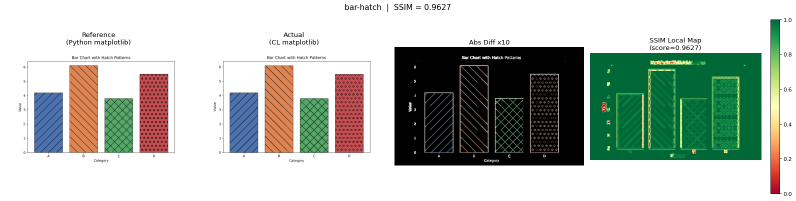
#> input picture docs/comparison_report/png/bar-hatch-comparison.png, 1592 x 401 px (shown at 1/2 size); its folder holds only this picture in this run
$ python compare.py --reference ../docs/comparison_report/png --actual ../docs/comparison_report/png --output out
#> lines starting #> are read from the running program, lines starting #| are printed output that depends on the picture
#!/usr/bin/env python3
"""Visual comparison tool for cl-matplotlib vs Python matplotlib.

Compares reference images against CL-generated images using SSIM,
generates 4-panel comparison sheets and an HTML report with JSON summary.

Supports --format all to run PNG, SVG, and PDF comparisons into a unified
report directory with per-format subdirectories and a root index.html.

Exit code 0 = all pass; non-zero = failures or errors.
"""
import argparse
import json
import os
import sys
import shutil
import subprocess
import tempfile
import multiprocessing
from pathlib import Path

import numpy as np
from PIL import Image
import matplotlib
matplotlib.use('Agg')
import matplotlib.pyplot as plt
from skimage.metrics import structural_similarity


def load_image_rgb(path):
    """Load image, composite alpha on white, return uint8 RGB numpy array."""
    img = Image.open(path)
    if img.mode == 'RGBA':
        bg = Image.new('RGB', img.size, (255, 255, 255))
        bg.paste(img, mask=img.split()[3])
        return np.array(bg)
    return np.array(img.convert('RGB'))


def resize_to_match(img1, img2):
    """Resize smaller image to match larger dimensions. Returns (img1, img2)."""
    if img1.shape == img2.shape:
        return img1, img2
    h = max(img1.shape[0], img2.shape[0])
    w = max(img1.shape[1], img2.shape[1])
    if img1.shape[:2] != (h, w):
        img1 = np.array(Image.fromarray(img1).resize((w, h), Image.LANCZOS))
    if img2.shape[:2] != (h, w):
        img2 = np.array(Image.fromarray(img2).resize((w, h), Image.LANCZOS))
    return img1, img2


def compute_ssim(img1, img2):
    """Compute SSIM between two uint8 RGB arrays. Resizes if shapes differ.

    Returns (ssim_score, warning_message_or_None).
    """
    warning = None
    if img1.shape != img2.shape:
        warning = (
            f"Dimension mismatch: {img1.shape[:2]} vs {img2.shape[:2]}; "
            f"resized smaller to match larger"
        )
        img1, img2 = resize_to_match(img1, img2)
    score = structural_similarity(img1, img2, data_range=255, channel_axis=-1)
    return score, warning


def generate_comparison_sheet(name, ref_arr, act_arr, ssim_score, output_dir):
    """Generate 4-panel comparison PNG: reference, actual, diff x10, SSIM heatmap.

    Returns path to the saved comparison image.
    """
    ref_arr, act_arr = resize_to_match(ref_arr, act_arr)

    diff = np.abs(ref_arr.astype(int) - act_arr.astype(int))
    diff_amplified = np.clip(diff * 10, 0, 255).astype(np.uint8)

    ssim_maps = []
    for c in range(3):
        _, ssim_map = structural_similarity(
            ref_arr[:, :, c], act_arr[:, :, c],
            data_range=255, full=True
        )
        ssim_maps.append(ssim_map)
    ssim_heatmap = np.mean(ssim_maps, axis=0)

    fig, axes = plt.subplots(1, 4, figsize=(20, 5))

    axes[0].imshow(ref_arr)
    axes[0].set_title('Reference\n(Python matplotlib)')
    axes[0].axis('off')

    axes[1].imshow(act_arr)
    axes[1].set_title('Actual\n(CL matplotlib)')
    axes[1].axis('off')

    axes[2].imshow(diff_amplified)
    axes[2].set_title('Abs Diff x10')
    axes[2].axis('off')

    im = axes[3].imshow(ssim_heatmap, cmap='RdYlGn', vmin=0, vmax=1)
    axes[3].set_title(f'SSIM Local Map\n(score={ssim_score:.4f})')
    axes[3].axis('off')
    plt.colorbar(im, ax=axes[3], fraction=0.046)

    plt.suptitle(f'{name}  |  SSIM = {ssim_score:.4f}', fontsize=14)
    plt.tight_layout()

    out_path = Path(output_dir) / f'{name}-comparison.png'
    plt.savefig(out_path, dpi=80, bbox_inches='tight')
    plt.close(fig)
    return str(out_path)


def generate_html_report(results, threshold, output_dir, fmt='png'):
    """Generate index.html report with SSIM scores table and embedded comparison images."""
    output_dir = Path(output_dir)
    passed = sum(1 for r in results if r['status'] == 'PASS')
    failed = sum(1 for r in results if r['status'] == 'FAIL')
    skipped = sum(1 for r in results if r['status'] == 'SKIP')
    allowed = sum(1 for r in results if r['status'] == 'ALLOW')
    total = len(results)
    all_pass = failed == 0

    rows_html = []
    for r in results:
        status = r['status']
        if status == 'PASS':
            status_html = '<span style="color:#22c55e;font-weight:bold">PASS</span>'
        elif status == 'FAIL':
            status_html = '<span style="color:#ef4444;font-weight:bold">FAIL</span>'
        elif status == 'ALLOW':
            status_html = '<span style="color:#f59e0b;font-weight:bold">ALLOW</span>'
        else:
            status_html = '<span style="color:#a3a3a3;font-weight:bold">SKIP</span>'

        ssim_str = f"{r['ssim']:.4f}" if r['ssim'] is not None else "N/A"
        note_str = r.get('note', '') or ''

        img_cell = ''
        if status != 'SKIP':
            img_file = f"{r['name']}-comparison.png"
            img_cell = (
                f'<a href="{img_file}" target="_blank">'
                f'<img src="{img_file}" style="max-width:600px;max-height:150px" />'
                f'</a>'
            )

        rows_html.append(f"""        <tr>
          <td>{r['name']}</td>
          <td style="text-align:center">{status_html}</td>
          <td style="text-align:center;font-family:monospace">{ssim_str}</td>
          <td>{img_cell}</td>
          <td style="font-size:0.85em;color:#737373">{note_str}</td>
        </tr>""")

    overall_color = '#22c55e' if all_pass else '#ef4444'
    overall_text = 'ALL PASS' if all_pass else f'{failed} FAILURE(S)'
    fmt_label = fmt.upper()

    html = f"""<!DOCTYPE html>
<html lang="en">
<head>
  <meta charset="utf-8" />
  <title>{fmt_label} Comparison Report</title>
  <style>
    body {{ font-family: -apple-system, BlinkMacSystemFont, 'Segoe UI', sans-serif;
           max-width: 1200px; margin: 2em auto; padding: 0 1em;
           background: #fafafa; color: #171717; }}
    h1 {{ border-bottom: 2px solid #e5e5e5; padding-bottom: 0.5em; }}
    .summary {{ display: flex; gap: 2em; margin: 1.5em 0; flex-wrap: wrap; }}
    .summary-card {{ background: white; border: 1px solid #e5e5e5; border-radius: 8px;
                     padding: 1em 1.5em; min-width: 120px; text-align: center; }}
    .summary-card .value {{ font-size: 1.8em; font-weight: bold; }}
    .summary-card .label {{ font-size: 0.85em; color: #737373; margin-top: 0.3em; }}
    table {{ width: 100%; border-collapse: collapse; background: white;
             border: 1px solid #e5e5e5; border-radius: 8px; overflow: hidden; }}
    th {{ background: #f5f5f5; padding: 0.8em 1em; text-align: left;
         border-bottom: 2px solid #e5e5e5; font-size: 0.9em; text-transform: uppercase;
         letter-spacing: 0.03em; color: #525252; }}
    td {{ padding: 0.8em 1em; border-bottom: 1px solid #f0f0f0; vertical-align: middle; }}
    tr:hover {{ background: #fafafa; }}
    a.back {{ display: inline-block; margin-bottom: 1em; color: #525252;
              text-decoration: none; font-size: 0.9em; }}
    a.back:hover {{ color: #171717; }}
    .footer {{ margin-top: 2em; font-size: 0.8em; color: #a3a3a3; text-align: center; }}
  </style>
</head>
<body>
  <a class="back" href="../index.html">&larr; Back to overview</a>
  <h1>{fmt_label} Comparison Report</h1>

  <div class="summary">
    <div class="summary-card">
      <div class="value" style="color:{overall_color}">{overall_text}</div>
      <div class="label">Overall Result</div>
    </div>
    <div class="summary-card">
      <div class="value">{total}</div>
      <div class="label">Total Examples</div>
    </div>
    <div class="summary-card">
      <div class="value" style="color:#22c55e">{passed}</div>
      <div class="label">Passed</div>
    </div>
    <div class="summary-card">
      <div class="value" style="color:#ef4444">{failed}</div>
      <div class="label">Failed</div>
    </div>
    <div class="summary-card">
      <div class="value" style="color:#f59e0b">{allowed}</div>
      <div class="label">Allowed</div>
    </div>
    <div class="summary-card">
      <div class="value" style="color:#a3a3a3">{skipped}</div>
      <div class="label">Skipped</div>
    </div>
    <div class="summary-card">
      <div class="value">{threshold:.2f}</div>
      <div class="label">SSIM Threshold</div>
    </div>
  </div>

  <table>
    <thead>
      <tr>
        <th>Example</th>
        <th style="text-align:center">Status</th>
        <th style="text-align:center">SSIM</th>
        <th>Comparison</th>
        <th>Notes</th>
      </tr>
    </thead>
    <tbody>
{chr(10).join(rows_html)}
    </tbody>
  </table>

  <div class="footer">
    Generated by <code>tools/compare.py</code> | Format: {fmt_label} | Threshold: {threshold:.2f}
  </div>
</body>
</html>"""

    html_path = output_dir / 'index.html'
    html_path.write_text(html)
    return str(html_path)


def generate_summary_json(results, threshold, output_dir):
    """Generate summary.json with machine-readable results."""
    output_dir = Path(output_dir)
    scored = [r for r in results if r['ssim'] is not None]
    ssim_values = [r['ssim'] for r in scored]

    summary = {
        "threshold": threshold,
        "overall": {
            "total": len(results),
            "passed": sum(1 for r in results if r['status'] == 'PASS'),
            "failed": sum(1 for r in results if r['status'] == 'FAIL'),
            "skipped": sum(1 for r in results if r['status'] == 'SKIP'),
            "allowed": sum(1 for r in results if r['status'] == 'ALLOW'),
            "mean_ssim": float(np.mean(ssim_values)) if ssim_values else 0.0,
            "min_ssim": float(np.min(ssim_values)) if ssim_values else 0.0,
            "max_ssim": float(np.max(ssim_values)) if ssim_values else 0.0,
        },
        "examples": results,
    }

    json_path = output_dir / 'summary.json'
    json_path.write_text(json.dumps(summary, indent=2) + '\n')
    return str(json_path)


def find_matching_actual(name, actual_dir, fmt='png'):
    """Find the matching file in the actual directory based on format.

    Looks for exact name match: <name>.<ext>
    Returns path if found, None otherwise.
    """
    ext = fmt if fmt != 'png' else 'png'
    actual_path = Path(actual_dir) / f'{name}.{ext}'
    if actual_path.exists():
        return actual_path
    return None


# [74 lines left out: function rasterize_to_png, not called in this run]


# ── Per-format comparison runner ────────────────────────────────

def compare_single(ref_path, act_dir, fmt, threshold, dpi, allowlist, out_dir):
    """Compare one reference image against its actual counterpart.

    Pure per-file worker (also used by --jobs parallel mode): returns the
    result dict and writes only this name's comparison sheet.
    """
    name = ref_path.stem
    act_path = find_matching_actual(name, act_dir, fmt=fmt)
    if act_path is None:
        return {'name': name, 'reference': str(ref_path), 'actual': None,
                'ssim': None, 'status': 'SKIP',
                'note': 'No matching actual image found'}

    ref_tmp_path = None
    act_tmp_path = None
    try:
        if fmt in ('svg', 'pdf'):
            ref_rast_path, ref_rast_err = rasterize_to_png(ref_path, dpi, fmt)
            if ref_rast_err:
                return {'name': name, 'reference': str(ref_path),
                        'actual': str(act_path), 'ssim': None,
                        'status': 'SKIP',
                        'note': f'Reference rasterization failed: {ref_rast_err}'}
            ref_tmp_path = ref_rast_path
            ref_load_path = ref_rast_path

            act_rast_path, act_rast_err = rasterize_to_png(act_path, dpi, fmt)
            if act_rast_err:
                return {'name': name, 'reference': str(ref_path),
                        'actual': str(act_path), 'ssim': None,
                        'status': 'SKIP',
                        'note': f'Rasterization failed: {act_rast_err}'}
            act_tmp_path = act_rast_path
            act_load_path = act_rast_path
        else:
            ref_load_path = ref_path
            act_load_path = act_path

        try:
            ref_arr = load_image_rgb(ref_load_path)
            act_arr = load_image_rgb(act_load_path)
        except Exception as e:
            return {'name': name, 'reference': str(ref_path),
                    'actual': str(act_path), 'ssim': None, 'status': 'SKIP',
                    'note': f'Image load error: {e}'}

        ssim_score, warning = compute_ssim(ref_arr, act_arr)
        status = 'PASS' if ssim_score >= threshold else 'FAIL'

        allow_reason = None
        if status == 'FAIL' and name in allowlist:
            status = 'ALLOW'
            allow_reason = allowlist[name]

        generate_comparison_sheet(name, ref_arr, act_arr, ssim_score, out_dir)

        note = warning or ''
        if allow_reason:
            note = f"ALLOW: {allow_reason}" + (f" | {note}" if note else '')
        return {'name': name, 'reference': str(ref_path),
                'actual': str(act_path),
                'ssim': round(float(ssim_score), 6),
                'status': status, 'note': note}
    finally:
        for tmp in (ref_tmp_path, act_tmp_path):
            if tmp:
                try:
                    os.unlink(tmp)
                except OSError:
                    pass


def run_comparison(ref_dir, act_dir, out_dir, fmt, threshold, dpi, allowlist,
                   quiet=False, jobs=1):
    """Run comparison for a single format.

    Returns (results_list, passed_count, failed_count, allowed_count, skipped_count).
    """
    ref_dir = Path(ref_dir)
    act_dir = Path(act_dir)
    out_dir = Path(out_dir)
    out_dir.mkdir(parents=True, exist_ok=True)

    ref_ext = {'svg': '*.svg', 'pdf': '*.pdf', 'png': '*.png'}.get(fmt, '*.png')
    ref_images = sorted(ref_dir.glob(ref_ext))
    if not ref_images:
        if not quiet:
            print(f"  WARNING: No {fmt.upper()} files found in {ref_dir}",
                  file=sys.stderr)
        return [], 0, 0, 0, 0

    if not quiet:
        print(f"\n{'='*60}")
        print(f"  {fmt.upper()} comparison  ({len(ref_images)} examples, threshold={threshold:.2f})")
        print(f"{'='*60}")

    def emit(r):
        if quiet:
            return
        print(f"  {r['name']:.<30s} ", end='')
        if r['status'] == 'SKIP':
            print(f"SKIP ({r['note']})")
        else:
            print(f"{r['ssim']:.4f}  {r['status']}", end='')
            if r['note']:
                print(f"  ({r['note']})", end='')
            print()

    work = [(ref_path, act_dir, fmt, threshold, dpi, allowlist, out_dir)
            for ref_path in ref_images]
    if jobs > 1:
        with multiprocessing.Pool(jobs) as pool:
            results = pool.starmap(compare_single, work)
        results.sort(key=lambda r: r['name'])
        for r in results:
            emit(r)
    else:
        results = []
        for args in work:
            r = compare_single(*args)
            results.append(r)
            emit(r)

    generate_html_report(results, threshold, out_dir, fmt=fmt)
    generate_summary_json(results, threshold, out_dir)

    passed_count = sum(1 for r in results if r['status'] == 'PASS')
    failed_count = sum(1 for r in results if r['status'] == 'FAIL')
    allowed_count = sum(1 for r in results if r['status'] == 'ALLOW')
    skipped_count = sum(1 for r in results if r['status'] == 'SKIP')

    if not quiet:
        scored = [r for r in results if r['ssim'] is not None]
        print(f"  {fmt.upper()}: {passed_count} passed, {failed_count} failed, "
              f"{allowed_count} allowed, {skipped_count} skipped")
        if scored:
            vals = [r['ssim'] for r in scored]
            print(f"  SSIM: mean={np.mean(vals):.4f}  min={np.min(vals):.4f}  "
                  f"max={np.max(vals):.4f}")

    return results, passed_count, failed_count, allowed_count, skipped_count


# ── Root index.html for --format all ────────────────────────────

# [112 lines left out: function generate_root_html_report, not called in this run]


# ── CLI ─────────────────────────────────────────────────────────

# Default per-format thresholds used by --format all
FORMAT_DEFAULTS = {
    'png': {'threshold': 0.95, 'dpi': 100},
    'svg': {'threshold': 0.90, 'dpi': 100},
    'pdf': {'threshold': 0.88, 'dpi': 100},
}


def main():
    parser = argparse.ArgumentParser(
        description='Compare CL matplotlib output vs Python matplotlib reference images.',
        formatter_class=argparse.RawDescriptionHelpFormatter,
        epilog="""Examples:
  %(prog)s --reference reference_images/ --actual examples/ --output comparison_report/
  %(prog)s --reference ref/ --actual examples/ --format svg --output report/
  %(prog)s --reference ref/ --actual examples/ --format all --output comparison_report/
  %(prog)s --reference ref/ --actual examples/ --allowlist allow.json --output report/

--format all:
  Runs PNG, SVG, and PDF comparisons with calibrated per-format thresholds
  (PNG=0.95, SVG=0.90, PDF=0.88).  Results go into <output>/{png,svg,pdf}/
  with a root <output>/index.html linking to each sub-report.

Exit codes:
  0  All compared examples pass or are allowlisted
  1  One or more examples fail the SSIM threshold
  2  No reference images found or other error
""",
    )
    parser.add_argument(
        '--reference', required=True,
        help='Directory containing reference images (Python matplotlib)',
    )
    parser.add_argument(
        '--actual', required=True,
        help='Directory containing actual images (CL matplotlib)',
    )
    parser.add_argument(
        '--threshold', type=float, default=None,
        help='SSIM pass threshold (default: 0.95 for png, 0.90 for svg, 0.88 for pdf)',
    )
    parser.add_argument(
        '--output', required=True,
        help='Output directory for comparison report',
    )
    parser.add_argument(
        '--format', choices=['png', 'svg', 'pdf', 'all'], default='png',
        help='Format to compare (default: png). Use "all" for combined report.',
    )
    parser.add_argument(
        '--dpi', type=int, default=None,
        help='DPI for SVG/PDF rasterization (default: 100)',
    )
    parser.add_argument(
        '--allowlist', default=None,
        help='JSON file mapping example names to allow reasons. Matched FAILs become ALLOW.',
    )
    parser.add_argument(
        '--jobs', type=int, default=os.cpu_count() or 1,
        help='Parallel comparison workers (default: all cores). Results are '
             'sorted by name before reporting, so output is deterministic.',
    )
    args = parser.parse_args()

    # DPI default
    if args.dpi is None:
        args.dpi = 100

    # Load allowlist
    allowlist = {}
    if args.allowlist:
        try:
            with open(args.allowlist) as f:
                allowlist = json.load(f)
            if not isinstance(allowlist, dict):
                print(f"ERROR: Allowlist must be a JSON object, got {type(allowlist).__name__}",
                      file=sys.stderr)
                sys.exit(2)
            print(f"Allowlist: {len(allowlist)} entries from {args.allowlist}")
        except (json.JSONDecodeError, OSError) as e:
            print(f"ERROR: Failed to load allowlist: {e}", file=sys.stderr)
            sys.exit(2)

    ref_dir = Path(args.reference)
    act_dir = Path(args.actual)
    out_dir = Path(args.output)

    if not ref_dir.is_dir():
        print(f"ERROR: Reference directory not found: {ref_dir}", file=sys.stderr)
        sys.exit(2)
    if not act_dir.is_dir():
        print(f"ERROR: Actual directory not found: {act_dir}", file=sys.stderr)
        sys.exit(2)

    out_dir.mkdir(parents=True, exist_ok=True)

    # ── --format all: combined multi-format report ──────────────
    if args.format == 'all':
        print(f"Running combined comparison (PNG + SVG + PDF)")
        print(f"Reference: {ref_dir}")
        print(f"Actual:    {act_dir}")
        print(f"Output:    {out_dir}")

        total_failed = 0
        format_summaries = []

        for fmt in ('png', 'svg', 'pdf'):
            defaults = FORMAT_DEFAULTS[fmt]
            threshold = args.threshold if args.threshold is not None else defaults['threshold']
            dpi = args.dpi or defaults['dpi']
            fmt_out_dir = out_dir / fmt

            results, passed, failed, allowed, skipped = run_comparison(
                ref_dir, act_dir, fmt_out_dir, fmt, threshold, dpi, allowlist,
                jobs=args.jobs)

            total_failed += failed
            scored = [r for r in results if r['ssim'] is not None]
            mean_ssim = float(np.mean([r['ssim'] for r in scored])) if scored else 0.0

            format_summaries.append({
                'fmt': fmt,
                'threshold': threshold,
                'passed': passed,
                'failed': failed,
                'allowed': allowed,
                'skipped': skipped,
                'total': len(results),
                'mean_ssim': mean_ssim,
            })

        root_html = generate_root_html_report(format_summaries, out_dir)

        print(f"\n{'='*60}")
        print(f"  Combined Results")
        print(f"{'='*60}")
        for s in format_summaries:
            status = 'PASS' if s['failed'] == 0 else 'FAIL'
            print(f"  {s['fmt'].upper():>4s}: {s['passed']:>2d} pass, {s['failed']:>2d} fail, "
                  f"{s['allowed']:>2d} allow  (threshold={s['threshold']:.2f}, "
                  f"mean={s['mean_ssim']:.4f})  [{status}]")
        print(f"\n  Root report: {root_html}")
        print(f"  Sub-reports: {out_dir}/{{png,svg,pdf}}/index.html")

        sys.exit(1 if total_failed > 0 else 0)

    # ── Single-format mode ──────────────────────────────────────
    if args.threshold is None:
        args.threshold = FORMAT_DEFAULTS.get(args.format, {}).get('threshold', 0.95)

    print(f"Found reference images in {ref_dir}")
    print(f"Comparing against {act_dir}")
    print(f"Format: {args.format.upper()}")
    print(f"SSIM threshold: {args.threshold:.2f}")
    print(f"Output: {out_dir}")

    results, passed_count, failed_count, allowed_count, skipped_count = run_comparison(
        ref_dir, act_dir, out_dir, args.format, args.threshold, args.dpi, allowlist,
        jobs=args.jobs)
#> in load_image_rgb, img is the input picture: PIL image 1592x401 RGBA; mean R, G, B, A 179, 187.2, 179.1, 255
#> in compute_ssim, `score = structural_similarity(img1, img2, data_range=255, channel_axis..`: score = 1
#> in compare_single, `status = 'PASS' if ssim_score >= threshold else 'FAIL'`: status = 'PASS'
#> after the loop in generate_comparison_sheet, `for c in range(3):`: ssim_maps = 3 items
#> in generate_comparison_sheet, `plt.savefig(out_path, dpi=80, bbox_inches='tight')`:
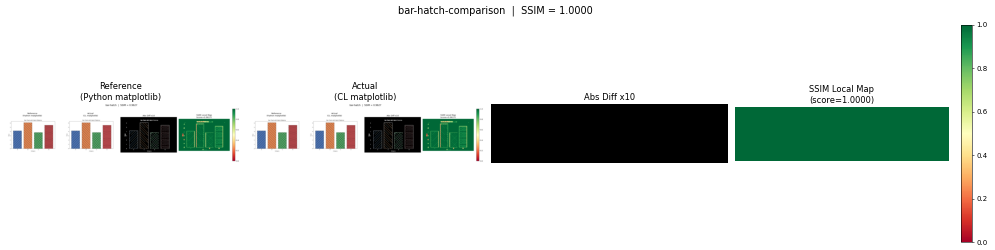
#> figure drawn by matplotlib, 5 panels
#> in compare_single, `note = warning or ''`: note = ''
#> the loop in compare_single, `for tmp in (ref_tmp_path, act_tmp_path):` made 2 passes
#> tmp on passes 1 to 2: None, None

    print(f"\nResults: {passed_count} passed, {failed_count} failed, "
          f"{allowed_count} allowed, {skipped_count} skipped")
    scored = [r for r in results if r['ssim'] is not None]
    if scored:
        ssim_vals = [r['ssim'] for r in scored]
        print(f"SSIM: mean={np.mean(ssim_vals):.4f}  min={np.min(ssim_vals):.4f}  "
              f"max={np.max(ssim_vals):.4f}")
    print(f"Report: {out_dir / 'index.html'}")
    print(f"Summary: {out_dir / 'summary.json'}")

    if failed_count > 0:
        sys.exit(1)
    sys.exit(0)
#> (the program exits here)
